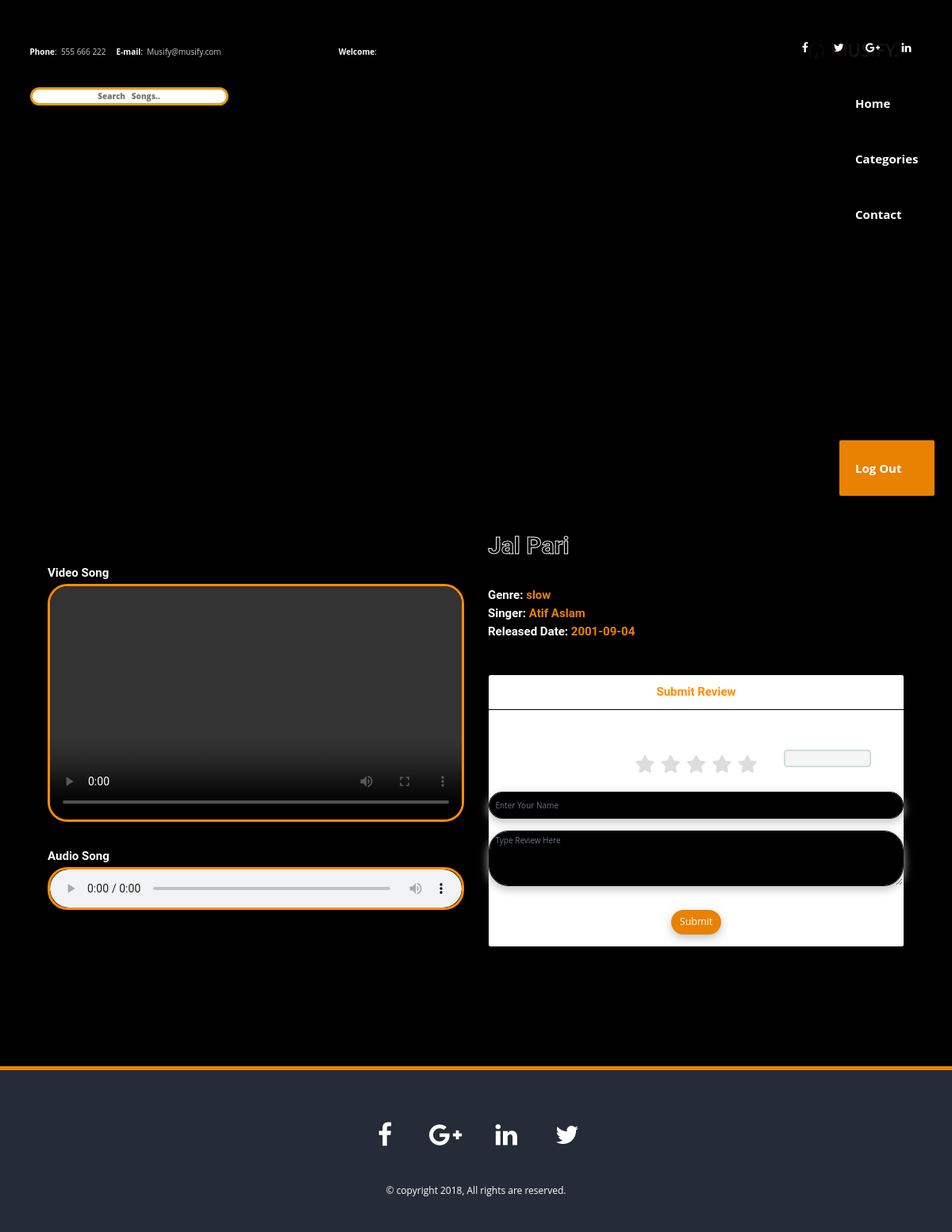
/Musify/categories/song.php?id=7, run on the app's committed database.
### tables this page shows
CREATE TABLE `song` (
  `song_id` int(255) NOT NULL,
  `singer_name` varchar(200) NOT NULL,
  `song_name` varchar(255) NOT NULL,
  `audio_song` varchar(255) NOT NULL,
  `realesed_date` date NOT NULL,
  `genre` varchar(255) NOT NULL,
  `video_song` varchar(800) NOT NULL,
  `artist_id` int(10) DEFAULT NULL
);

CREATE TABLE `artist` (
  `artist_id` int(255) NOT NULL,
  `artist_name` varchar(255) NOT NULL,
  `cat_id` int(100) NOT NULL,
  `image` varchar(255) NOT NULL
);

### Musify/categories/song.php (the view, shortened to what this page needs)
<!DOCTYPE html>
<html lang="en">
<head>
	<link rel="stylesheet" href="https://stackpath.bootstrapcdn.com/font-awesome/4.7.0/css/font-awesome.min.css">
</head>
<body>
	<?php include "../header2.php"; ?>
	<br><br><br><br><br><br><br><br><br><br>
	<?php
	$song_id = $_GET['id'];
	$sql = "SELECT * FROM song WHERE song_id=$song_id";
	$query = mysqli_query($conn, $sql) or die(mysqli_error());
	$row = mysqli_fetch_array($query);
	?>
	<section>
		<main class="py-5">
			<div class="container px-4 px-lg-5 my-5">
				<div class="row gx-4 gx-lg-5 align-items-center">
					<div class="col-md-6">
						<h4 class="display-12 fw-bolder text-white">Video Song</h4>
						<video height="300rem" class="card-img-top mb-5 mb-md-0" style="border: 3px solid darkorange; border-radius:25px; box-shadow: 0 0 10px black;" controls>
							<source src="../admin/video/<?php echo $row['video_song']; ?>" type="video/mp4">
						</video><br><br><br>
						<h4 class="display-12 fw-bolder text-white">Audio Song</h4>
						<audio class="card-img-top mb-5 mb-md-0" style="border: 3px solid darkorange; border-radius:25px;  box-shadow: 0 0 10px black;" controls>
							<source src="../audio/<?php echo $row['audio_song']; ?>" type="audio/ogg">
						</audio>
					</div>
					<div class="col-md-6 text-white">
						<h1 class="display-5 fw-bolder" style="-webkit-text-fill-color: black;
  								-webkit-text-stroke: 1px;"><?php echo $row['song_name']; ?></h1><br><br>
						<div class="fs-5 mb-5">
							<h4>Genre: <a href="#"><?php echo $row['genre']; ?></a></h4>
							<h4>Singer: <a href="#">
									<?php $art = $row['artist_id'];
									$select = "SELECT * FROM artist WHERE artist_id = $art";
									$query2 = mysqli_query($conn, $select) or die(mysqli_error());
									$row2 = mysqli_fetch_array($query2);
									?>
									<?php echo $row2['artist_name']; ?>
								</a></h4>
							<h4>Released Date: <a href="#"><?php echo $row['realesed_date']; ?></a></h4>
						</div>
						<br>
						<div class="modal-content" style="box-shadow: 0 0px 0px white;">
							<div class="modal-header">
								<h4 class="modal-title" style="color: darkorange;">Submit Review</h4>
							</div>
							<div class="modal-body">
								<h4 class="text-center mt-2 mb-4">
									<form action="" method="post">
										<div class="center">
											<fieldset class="rating">
												<input type="radio" id="star5" name="rating" value="5" /><label for="star5" class="full"></label>
												<input type="radio" id="star4" name="rating" value="4" /><label for="star4" class="full"></label>
												<input type="radio" id="star3" name="rating" value="3" /><label for="star3" class="full"></label>
												<input type="radio" id="star2" name="rating" value="2" /><label for="star2" class="full"></label>
												<input type="radio" id="star1" name="rating" value="1" /><label for="star1" class="full"></label>
											</fieldset>
										</div>
										<pre id="rating-value"></pre>
							</div>
							<div class="form-group">
								<input type="text" name="name" id="user_name" class="form-control" placeholder="Enter Your Name" />
							</div>
							<div class="form-group">
								<textarea name="revieww" rows="4" id="user_review" class="form-control" placeholder="Type Review Here"></textarea>
							</div>
							<div class="form-group text-center mt-4">
								<button type="submit" name="add" class="btn btn-lg btn-theme" id="save_review">Submit</button>
							</div>
						</div>
					</div>
				</div>
			</div>
	</section>
	<br><br><br><br><br><br>
	<?php include "../footer.php"; ?>
</body>

### Musify/css/style.css (style rules this page uses)
body { color: #252c37; font-family: 'Lato', sans-serif; font-weight: 400; -webkit-font-smoothing: antialiased; }
h1,h2,h3,h4,h5,h6 { font-family: 'Lato', sans-serif; font-weight: 700; }
a { text-decoration: none; }
.btn, .form-control, .form-control:focus { border-radius: 25px !important; box-shadow: 0 4px 12px rgb(191, 191, 191) !important; outline: none !important; }
.btn-lg, .btn-group-lg > .btn { padding: 12px 32px; font-size: 18px; }

### Musify/css/style-color.css (style rules this page uses)
.btn-theme { background:#e98103;color:#fff;box-shadow:none }
a { color:#e98103 }

### Musify/admin/css/style.css (style rules this page uses)
:root { --primary: #FFAC1C ; --secondary: #191C24; --light: #6C7293; --dark: #000000; }
.btn { transition: .5s; }

### Musify/categories/song.php (style rules this page uses)
.center { width: 162px; margin: auto; }
#rating-value { width: 110px; margin: 40px auto 0; padding: 10px 5px; text-align: center; box-shadow: inset 0 0 2px 1px rgba(46, 204, 113, .2); }
.rating { border: none; float: left; }
.rating>label:before { content: '\f005'; font-family: FontAwesome; margin: 5px; font-size: 2.4rem; display: inline-block; cursor: pointer; }
.rating>label { color: #ddd; float: right; cursor: pointer; }

### data on the page
song: song_name "Jal Pari", genre "slow", realesed_date "2001-09-04"
artist: artist_name "Atif Aslam"
